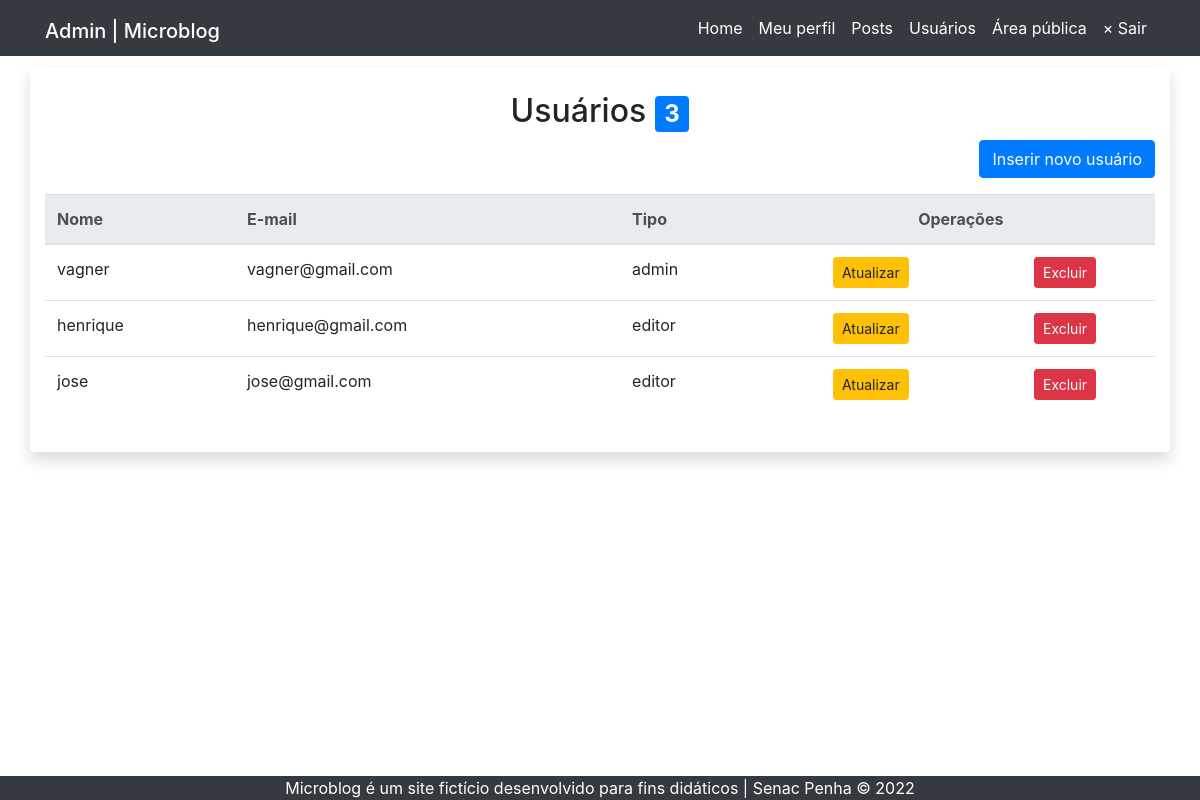
The app's page /admin/usuarios.php (signed in), older data.
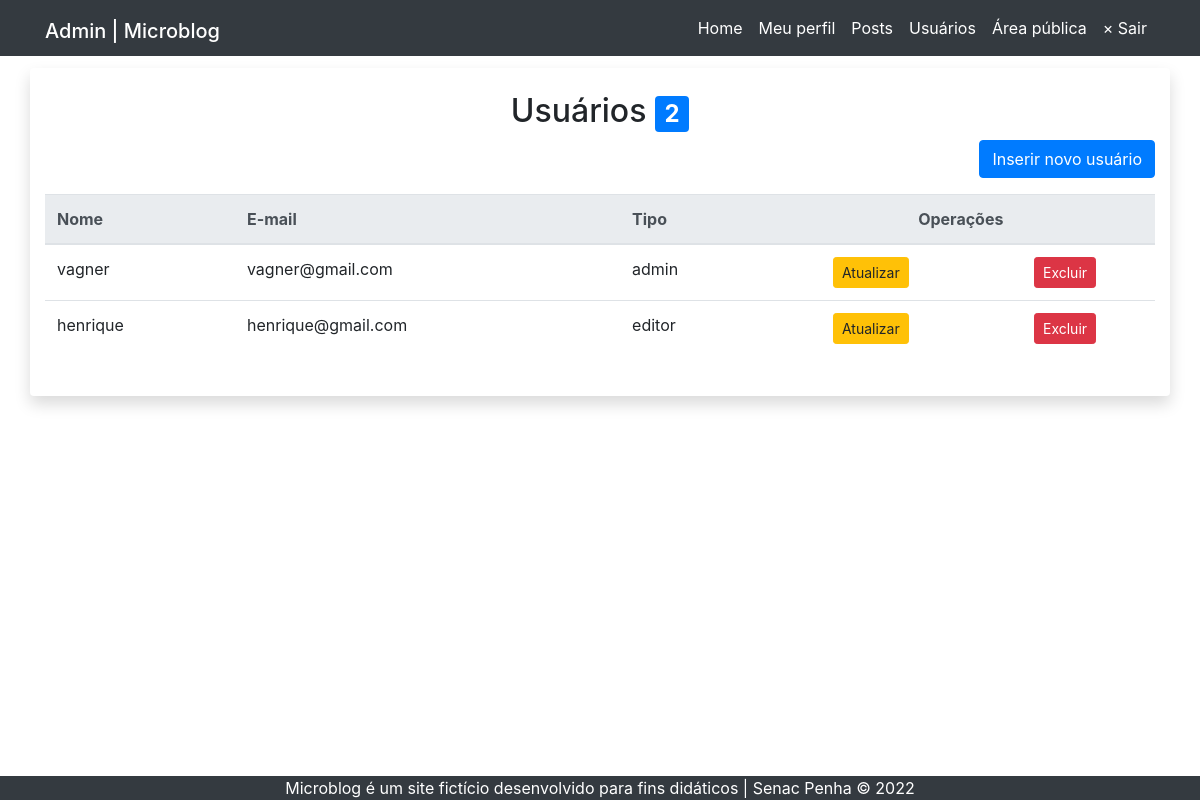
The same page, newer data.
### tables this page shows
CREATE TABLE `usuarios` (
  `id` smallint(6) NOT NULL,
  `nome` varchar(45) NOT NULL,
  `email` varchar(40) NOT NULL,
  `senha` varchar(255) NOT NULL,
  `tipo` enum('admin','editor') NOT NULL
);

### inc/funcoes-usuarios.php (called while the page is built, shortened)
<?php
function lerUsuarios(mysqli $conexao):array {
    $sql = "SELECT id, nome, email, tipo FROM usuarios ORDER BY nome";
    $resultado = mysqli_query($conexao, $sql) or die(mysqli_error($conexao));
    $usuarios = [];
    while ($usuario = mysqli_fetch_assoc($resultado)) {
        array_push($usuarios, $usuario);
    }
    return $usuarios;
}

### admin/usuarios.php (the view, shortened to what this page needs)
<?php
require "../inc/funcoes-usuarios.php";
require "../inc/cabecalho-admin.php";
$usuarios = lerUsuarios($conexao);
$quantidade = count($usuarios);
?>
<div class="row">
	<article class="col-12 bg-white rounded shadow my-1 py-4">
		<h2 class="text-center">
		Usuários <span class="badge badge-primary"> <?=$quantidade?></span>
		</h2>
		<p class="lead text-right">
				<a class="btn btn-primary" href="usuario-insere.php">Inserir novo usuário</a>
		</p>
		<div class="table-responsive">
			<table class="table table-hover">
				<thead class="thead-light">
					<tr>
						<th>Nome</th>
						<th>E-mail</th>
						<th>Tipo</th>
						<th colspan="2" class="text-center">Operações</th>
					</tr>
				</thead>
				<tbody>
<?php foreach ( $usuarios as $usuario ) { ?>
					<tr>
						<td> <?=$usuario['nome']?> </td>
						<td> <?=$usuario['email']?> </td>
						<td> <?=$usuario['tipo']?> </td>
						<td class="text-center">
							<a class="btn btn-warning btn-sm"
							href="usuario-atualiza.php?id=<?=$usuario['id']?>">
								Atualizar
							</a>
						</td>
						<td class="text-center">
							<a class="btn btn-danger btn-sm excluir"
							href="usuario-exclui.php?id=<?=$usuario['id']?>">
								Excluir
							</a>
						</td>
					</tr>
<?php } ?>
				</tbody>
			</table>
	</div>
	</article>
</div>
<?php require "../inc/rodape-admin.php"; ?>

### inc/cabecalho-admin.php (shortened to what this page needs)
<!doctype html>
<html lang="pt-br">
<head>
  <link rel="stylesheet" href="https://cdn.jsdelivr.net/npm/bootstrap@4.6.1/dist/css/bootstrap.min.css">
  <link rel="stylesheet" href="../css/style.css">
</head>
<body id="admin">
  <header id="topo" class="mb-2">
    <nav class="navbar navbar-expand-lg navbar-dark bg-dark justify-content-between">
      <div class="container">
        <h1><a class="navbar-brand" href="index.php">Admin | Microblog</a></h1>
        <div class="collapse navbar-collapse" id="navbarNav">
          <ul class="navbar-nav ml-auto">
            <li class="nav-item"><a class="nav-link" href="index.php">Home</a></li>
            <li class="nav-item"><a class="nav-link" href="meu-perfil.php">Meu perfil</a></li>
            <li class="nav-item"><a class="nav-link" href="posts.php">Posts</a></li>
            <?php if($_SESSION ['tipo'] == 'admin') { ?>
            <li class="nav-item"><a class="nav-link" href="usuarios.php">Usuários</a></li>
            <?php } ?>
            <li class="nav-item"><a class="nav-link" href="../index.php" target="_blank">Área pública</a></li>
            <li class="nav-item"><a class="nav-link" href="?sair">&times; Sair</a></li>
          </ul>
        </div>
      </div>
    </nav>
  </header>
  <main class="container">

### inc/rodape-admin.php (shortened to what this page needs)
    </main>
<footer class="footer bg-dark text-center text-white">
      Microblog é um site fictício desenvolvido para fins didáticos | Senac Penha &copy; 2022</
</footer>
</body>
</html>

### css/style.css (style rules this page uses)
body { display: flex; min-height: 100vh; flex-direction: column; background-image: url(../imagens/textura.png); background-attachment: fixed; }
main { flex: 1; }
#admin .nav-link { color: white; }
#admin .navbar { padding-top: 0; padding-bottom: 0; }

Row changes from the older to the newer data that the page shows:
removed usuarios: nome "jose", email "jose@gmail.com", tipo "editor"
Text that changed along with them:
$quantidade: "3" → "2"
